Frame 1 (no input): blank canvas, image omitted
Frame 60 (no input): blank canvas, image omitted
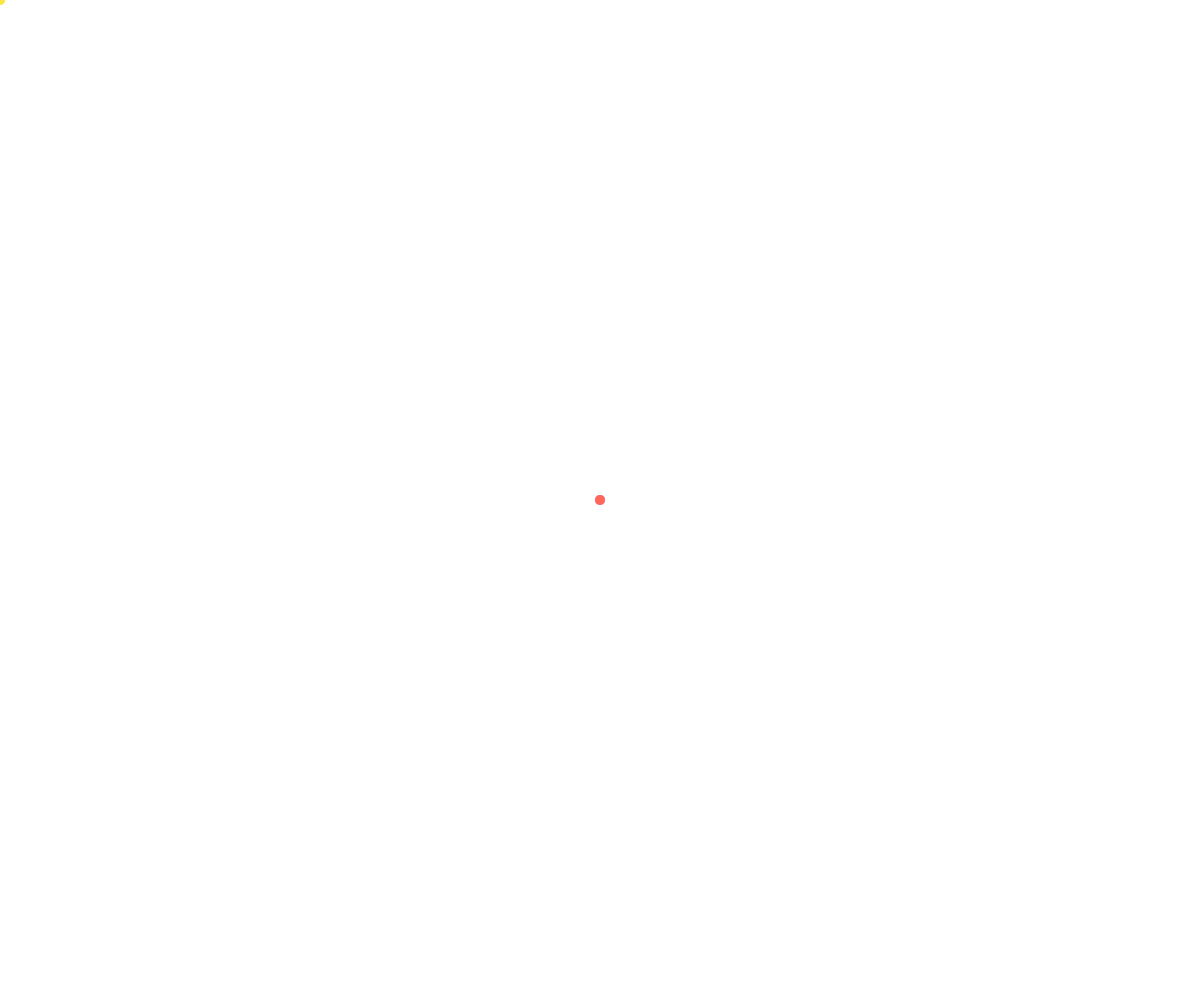
Frame 120 (the mouse pressed at the canvas centre since frame 60)

The p5.js sketch whose frames 1 and 60 were blank and that drew this single picture after the mouse press (run headless with seeded random() and noise() and a simulated clock; from frame 60 on, the mouse is pressed at the canvas centre):

// p5.js sketch
// ── sketch.js
function setup() {
  leinWand = createCanvas(windowWidth, windowHeight);
  leinWand.position(0,0);
  leinWand.style("z-index","-1");
  noStroke();
  //background(215, 228, 236);
}

function draw() {
  fill(random(0,1000),random(0,1000),random(0,1000),random(0,1000))
  circle(mouseX,mouseY,10);
}
// ── style.css
html, body {
  margin: 0;
  padding: 0;
}
body {
  background-color: rgb(215, 228, 236);
}
canvas {
  display: block;
}
h1 {
  color: darkblue;
}
h6 {
  color: rgb(36, 36, 168);
  font-style: italic;
}
